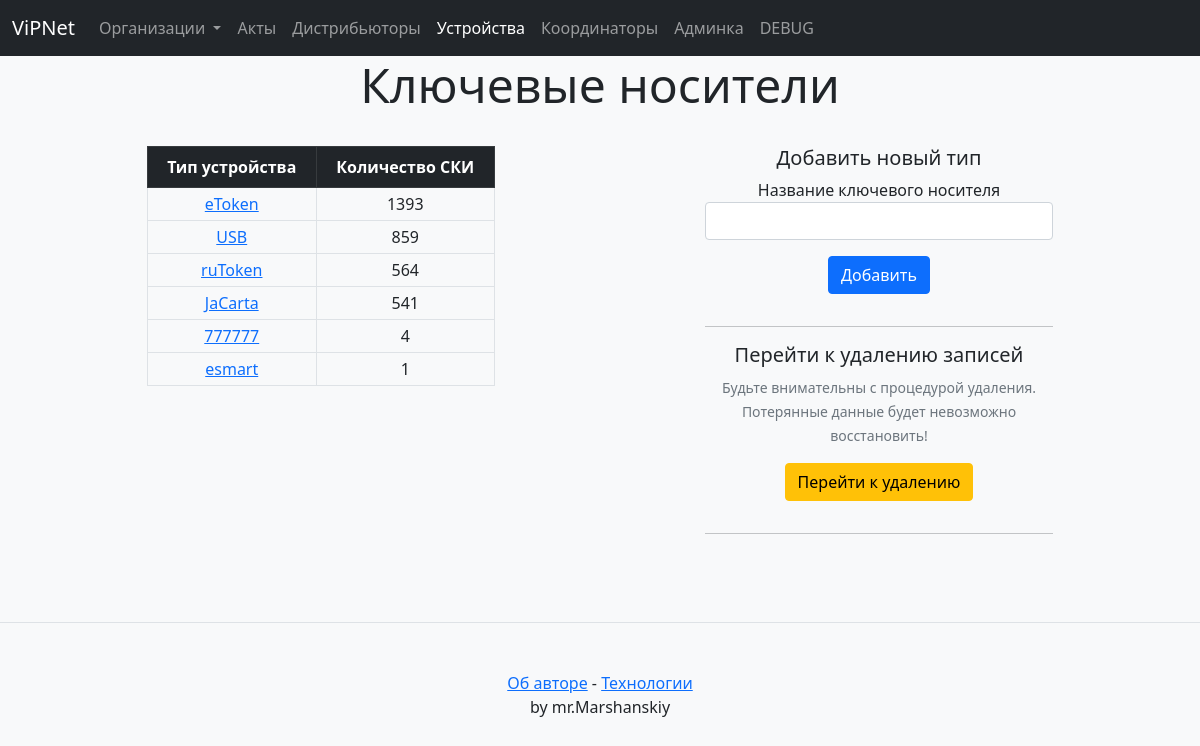
Page /devices/ on the committed database.
### events/models.py (models this page shows, shortened)
class Device(models.Model):
    type = models.CharField(
        max_length=35,
        verbose_name=u'Тип носителя')
    class Meta:
        verbose_name = 'Устройство'
        verbose_name_plural = 'Устройства'

### events/views.py (the view)
# urls.py: path('devices/', views.DevicesListView.as_view(), name='devices'),
class DevicesListView(FormListView):
    form_class = DeviceForm
    model = Device
    context_object_name = 'page'
    queryset = Device.objects.all().annotate(
        device_count=Count('devices')
    ).order_by('-device_count')
    success_url = reverse_lazy('devices')
    template_name = 'devices.html'

### events/forms.py
class DeviceForm(forms.ModelForm):
    class Meta:
        model = Device
        fields = '__all__'

### events/templatetags/form_filters.py (called while the page is built)
@register.filter(name='addclass')
def addclass(field, class_attr):
    return field.as_widget(attrs={'class': class_attr})

### events/templates/devices.html (shortened to what this page needs)
{% extends "includes/base.html" %}
{% block header %} Ключевые носители{% endblock %}
{% block content %}
{% load form_filters %}
<div class="p-4 container">
  <div class="row justify-content-around">
    <div class="col-4">
      <table class=" table table-sm text-center table-bordered table-hover">
        <thead class="table-dark align-middle">
          <th class="p-2"> Тип устройства </th>
          <th class="p-2"> Количество СКИ </th>
        </thead>
        <tbody>
        {% for device in page %}
          <tr>
            <td>
              <a href="{% url 'single_device' device.id %}"> {{ device.type }} </a>
            </td>
            <td>{{ device.device_count }}</td>
          </tr>
        {% endfor %}
        </tbody>
      </table>
    </div>
    <div class="col-4">
      <form method="post">
      <div class="form-group text-left">
        <h5> Добавить новый тип</h5>
        <label>Название ключевого носителя</label>
          {{ form.type |addclass:"form-control" }}
      </div>
        <div class="p-3">
          <button class="btn btn-primary" type="submit">Добавить</button>
        </div>
      </form>
      <hr>
      <h5> Перейти к удалению записей </h5>
      <small class="text-muted"> Будьте внимательны с процедурой удаления. </br>
                                 Потерянные данные будет невозможно восстановить! </small>
      <div class="p-3">
        <button type="submit" class="btn btn-warning" name='del_devices'
                onclick="location.href='{% url 'deleting_list_devices' %}'">
          Перейти к удалению
        </button>
      </div>
      <hr>
    </div>
  </div>
</div>
{% endblock %}

### rows in the picture
Device: type "eToken", device_count "1393"
Device: type "USB", device_count "859"
Device: type "ruToken", device_count "564"
Device: type "JaCarta", device_count "541"
Device: type "777777", device_count "4"
Device: type "esmart", device_count "1"
